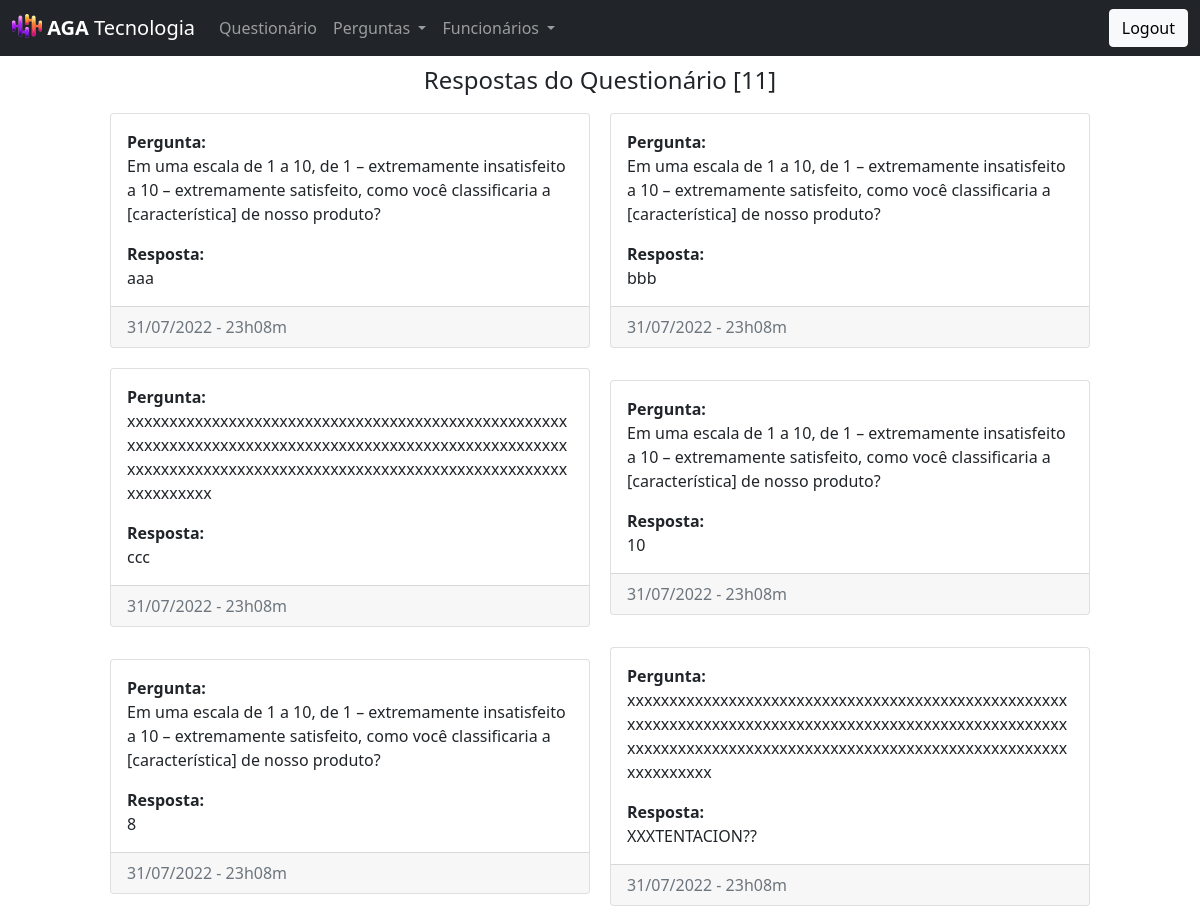
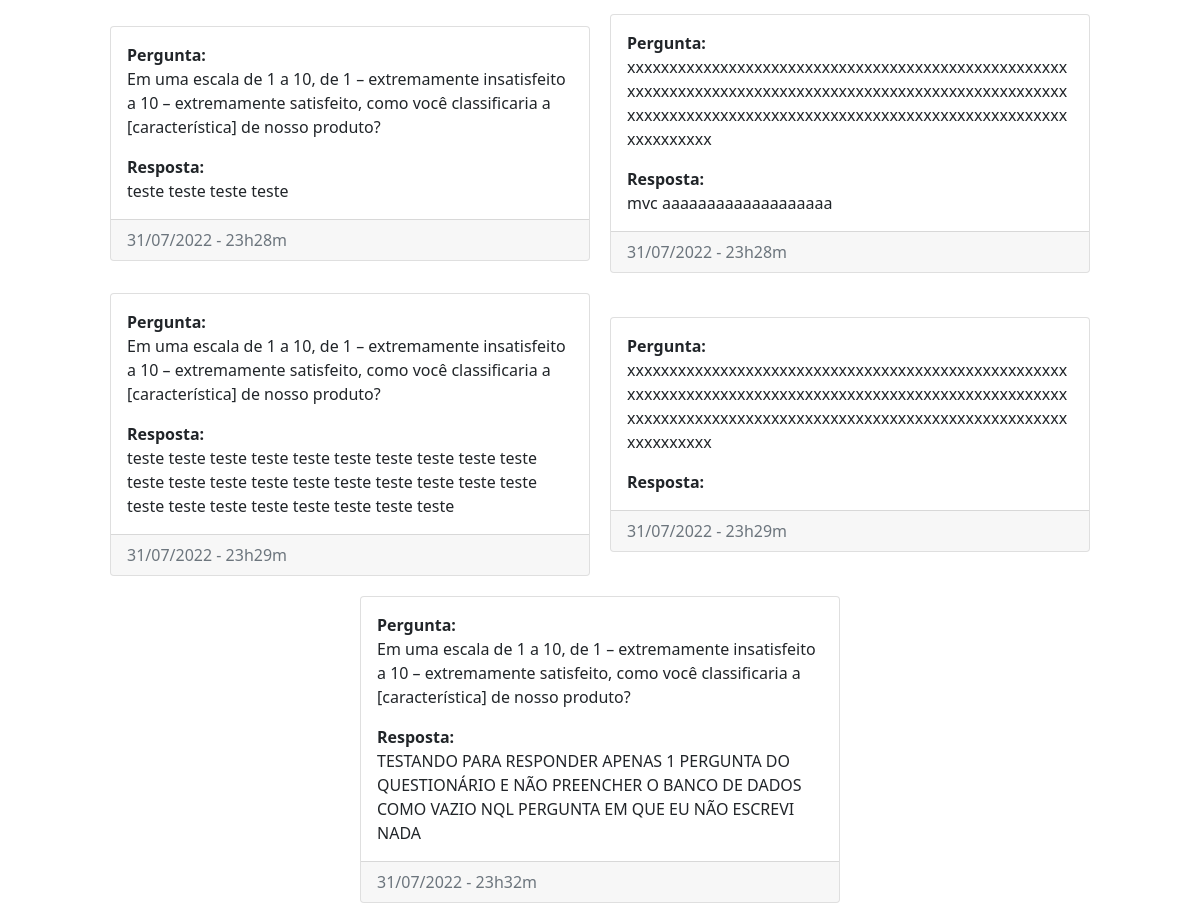
Screenshot of /answer-manage (signed in) with the database file from the repository (2 pictures, top to bottom).
### tables this page shows
CREATE TABLE `resposta` (
  `id` int NOT NULL AUTO_INCREMENT,
  `id_pergunta` int NOT NULL,
  `descricao` text NOT NULL,
  `data_envio` timestamp NOT NULL DEFAULT CURRENT_TIMESTAMP,
  PRIMARY KEY (`id`),
  KEY `id_pergunta` (`id_pergunta`),
  CONSTRAINT `resposta_ibfk_1` FOREIGN KEY (`id_pergunta`) REFERENCES `pergunta` (`id`)
);

CREATE TABLE `pergunta` (
  `id` int NOT NULL AUTO_INCREMENT,
  `descricao` text NOT NULL,
  `ativo` char(1) NOT NULL DEFAULT 'S',
  PRIMARY KEY (`id`)
);

### Controller/AnswerController.php (called while the page is built, shortened)
<?php
    Class AnswerController extends Controller {
        public static function answerManage() {
            $model = new AnswerModel();
            $arr_answer_question = $model->getAllRows();
            include "./View/modules/Answer/answer-manage.php";
        }
    }

### index.php (called while the page is built, shortened)
<?php
    include "./rotas.php";

### DAO/MySQL.php (called while the page is built)
<?php
    class MySQL extends PDO {
        private $dsn = 'mysql:host=localhost:3307;dbname=agatecnologia_db';
        private $user = "root";
        private $pass = "etecjau";
        public function __construct()
        {
            try {
                return parent::__construct(
                    $this->dsn,
                    $this->user,
                    $this->pass,
                    [PDO::MYSQL_ATTR_INIT_COMMAND =>  "SET NAMES 'UTF8'"]
                );
            } catch (PDOException $e) {
                echo "[X] - Ocorreu um erro inesperado ao tentar se conectar ao MySQL.";
            }
        }
    }

### Model/AnswerModel.php (called while the page is built)
<?php
    class AnswerModel {
        public function getAllRows() {
            $dao = new AnswerDAO();
            return $dao->joinSelectQuestionAndAnswer();
        }
    }

### DAO/AnswerDAO.php (called while the page is built)
<?php
    class AnswerDAO {
        public $conexao;
        public function __construct()
        {
            include_once 'MySQL.php';
            $this->conexao = new MySQL();
        }
        function joinSelectQuestionAndAnswer() {
            $sql = "SELECT p.descricao as pergunta, r.descricao as resposta,
            DATE_FORMAT(r.data_envio, '%d/%m/%Y - %Hh%im') as data_envio
            FROM resposta r
            JOIN pergunta p ON (p.id = r.id_pergunta);";
            $stmt = $this->conexao->prepare($sql);
            $stmt->execute();
            return $stmt->fetchAll(PDO::FETCH_CLASS);
        }
    }

### View/modules/Answer/answer-manage.php (the view, shortened to what this page needs)
<!DOCTYPE html>
<html lang="pt-br">
<head>
    <?php include "./View/includes/css_config.php" ?>
    <link rel="stylesheet" href="./../../../View/css/answer_manage.css">
</head>
<body>
    <header>
        <?php include "./View/includes/cabecalho.php" ?>
    </header>
    <main>
        <section>
            <div class="header-questions">
                <h4>Respostas do Questionário [<?= count($arr_answer_question) ?>]</h4>
            </div>
            <div class="container-questions">
                <?php foreach ($arr_answer_question as $item): ?>
                    <div class="card">
                      <div class="card-body">
                        <p>
                            <strong>Pergunta:</strong> <br> <?= $item->pergunta ?>
                        </p>
                        <p class="card-text">
                            <strong>Resposta:</strong> <br> <?= $item->resposta ?>
                        </p>
                      </div>
                      <div class="card-footer text-muted">
                        <?= $item->data_envio ?>
                      </div>
                    </div>
                <?php endforeach ?>
            </div>
        </section>
    </main>
</body>
</html>

### View/css/answer_manage.css (style rules this page uses)
.container-questions { width: 100%; display: flex; justify-content: center; align-items: center; flex-wrap: wrap; }
.header-questions { text-align: center; margin-top: 10px; }
.card { margin: 10px; width: 40%; }

### rows the page displays
resposta: id_pergunta.descricao "Em uma escala de 1 a 10, de 1 – extremamente insatisfeito a 10 – extremamente satisfeito, como você classificaria a [característica] de nosso produto?", descricao "aaa", data_envio "31/07/2022 - 23h08m"
resposta: id_pergunta.descricao "Em uma escala de 1 a 10, de 1 – extremamente insatisfeito a 10 – extremamente satisfeito, como você classificaria a [característica] de nosso produto?", descricao "bbb", data_envio "31/07/2022 - 23h08m"
resposta: id_pergunta.descricao "xxxxxxxxxxxxxxxxxxxxxxxxxxxxxxxxxxxxxxxxxxxxxxxxxxxxxxxxxxxxxxxxxxxxxxxxxxxxxxxxxxxxxxxxxxxxxxxxxxxxxxxxxxxxxxxxxxxxxxxxxxxxxxxxxxxxxxxxxxxxxxxxxxxxxxxxxxxxxxxxxxxxxx", descricao "ccc", data_envio "31/07/2022 - 23h08m"
resposta: id_pergunta.descricao "Em uma escala de 1 a 10, de 1 – extremamente insatisfeito a 10 – extremamente satisfeito, como você classificaria a [característica] de nosso produto?", descricao "10", data_envio "31/07/2022 - 23h08m"
resposta: id_pergunta.descricao "Em uma escala de 1 a 10, de 1 – extremamente insatisfeito a 10 – extremamente satisfeito, como você classificaria a [característica] de nosso produto?", descricao "8", data_envio "31/07/2022 - 23h08m"
resposta: id_pergunta.descricao "xxxxxxxxxxxxxxxxxxxxxxxxxxxxxxxxxxxxxxxxxxxxxxxxxxxxxxxxxxxxxxxxxxxxxxxxxxxxxxxxxxxxxxxxxxxxxxxxxxxxxxxxxxxxxxxxxxxxxxxxxxxxxxxxxxxxxxxxxxxxxxxxxxxxxxxxxxxxxxxxxxxxxx", descricao "XXXTENTACION??", data_envio "31/07/2022 - 23h08m"
resposta: id_pergunta.descricao "Em uma escala de 1 a 10, de 1 – extremamente insatisfeito a 10 – extremamente satisfeito, como você classificaria a [característica] de nosso produto?", descricao "teste teste teste teste", data_envio "31/07/2022 - 23h28m"
resposta: id_pergunta.descricao "xxxxxxxxxxxxxxxxxxxxxxxxxxxxxxxxxxxxxxxxxxxxxxxxxxxxxxxxxxxxxxxxxxxxxxxxxxxxxxxxxxxxxxxxxxxxxxxxxxxxxxxxxxxxxxxxxxxxxxxxxxxxxxxxxxxxxxxxxxxxxxxxxxxxxxxxxxxxxxxxxxxxxx", descricao "mvc aaaaaaaaaaaaaaaaaaa", data_envio "31/07/2022 - 23h28m"
resposta: id_pergunta.descricao "Em uma escala de 1 a 10, de 1 – extremamente insatisfeito a 10 – extremamente satisfeito, como você classificaria a [característica] de nosso produto?", descricao "teste teste teste teste teste teste teste teste teste teste teste teste teste teste teste teste teste teste teste teste teste teste teste teste teste teste teste teste", data_envio "31/07/2022 - 23h29m"
resposta: id_pergunta.descricao "xxxxxxxxxxxxxxxxxxxxxxxxxxxxxxxxxxxxxxxxxxxxxxxxxxxxxxxxxxxxxxxxxxxxxxxxxxxxxxxxxxxxxxxxxxxxxxxxxxxxxxxxxxxxxxxxxxxxxxxxxxxxxxxxxxxxxxxxxxxxxxxxxxxxxxxxxxxxxxxxxxxxxx", data_envio "31/07/2022 - 23h29m"
resposta: id_pergunta.descricao "Em uma escala de 1 a 10, de 1 – extremamente insatisfeito a 10 – extremamente satisfeito, como você classificaria a [característica] de nosso produto?", descricao "TESTANDO PARA RESPONDER APENAS 1 PERGUNTA DO QUESTIONÁRIO E NÃO PREENCHER O BANCO DE DADOS COMO VAZIO NQL PERGUNTA EM QUE EU NÃO ESCREVI NADA", data_envio "31/07/2022 - 23h32m"

### other values shown
count($arr_answer_question) "11"
